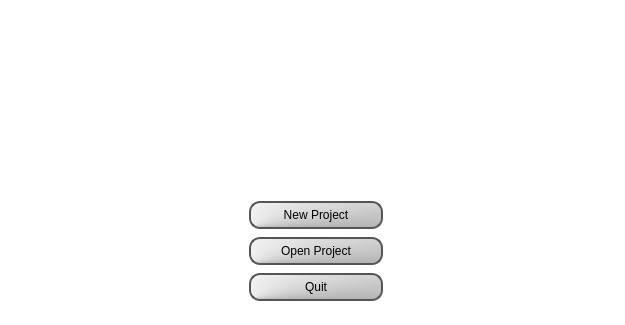
<?xml version="1.0" encoding="UTF-8"?>
<ui version="4.0">
 <class>OpenAppDialog</class>
 <widget class="QDialog" name="OpenAppDialog">
  <property name="geometry">
   <rect>
    <x>0</x>
    <y>0</y>
    <width>625</width>
    <height>325</height>
   </rect>
  </property>
  <property name="sizePolicy">
   <sizepolicy hsizetype="Fixed" vsizetype="Fixed">
    <horstretch>0</horstretch>
    <verstretch>0</verstretch>
   </sizepolicy>
  </property>
  <property name="windowTitle">
   <string>Dialog</string>
  </property>
  <property name="styleSheet">
   <string notr="true">background: rgb(255, 255, 255)

</string>
  </property>
  <widget class="QWidget" name="gridLayoutWidget">
   <property name="geometry">
    <rect>
     <x>0</x>
     <y>30</y>
     <width>631</width>
     <height>271</height>
    </rect>
   </property>
   <layout class="QGridLayout" name="gridLayout">
    <item row="1" column="1">
     <layout class="QVBoxLayout" name="verticalLayout">
      <item>
       <widget class="QPushButton" name="newProjButton">
        <property name="cursor">
         <cursorShape>ArrowCursor</cursorShape>
        </property>
        <property name="acceptDrops">
         <bool>false</bool>
        </property>
        <property name="autoFillBackground">
         <bool>false</bool>
        </property>
        <property name="styleSheet">
         <string notr="true">QPushButton {
color: black;
padding: 5px;
border: 2px solid #555;
border-radius: 11px;
background: qconicalgradient(cx:0, cy:1, angle:109, stop:0 rgba(0, 0, 0, 255), stop:1 rgba(255, 255, 255, 255));
min-width: 120px;
}

QPushButton:hover {
background: qradialgradient(cx: 0.3, cy: -0.4,
fx: 0.3, fy: -0.4,
radius: 1.35, stop: 0 #fff, stop: 1 #bbb);
}

QPushButton:pressed {
background: qradialgradient(cx: 0.4, cy: -0.1,
fx: 0.4, fy: -0.1,
radius: 1.35, stop: 0 #fff, stop: 1 #ddd);
}</string>
        </property>
        <property name="text">
         <string>New Project</string>
        </property>
       </widget>
      </item>
      <item>
       <spacer name="verticalSpacer">
        <property name="orientation">
         <enum>Qt::Vertical</enum>
        </property>
        <property name="sizeType">
         <enum>QSizePolicy::Fixed</enum>
        </property>
        <property name="sizeHint" stdset="0">
         <size>
          <width>20</width>
          <height>2</height>
         </size>
        </property>
       </spacer>
      </item>
      <item>
       <widget class="QPushButton" name="openProjButton">
        <property name="cursor">
         <cursorShape>ArrowCursor</cursorShape>
        </property>
        <property name="acceptDrops">
         <bool>false</bool>
        </property>
        <property name="styleSheet">
         <string notr="true">QPushButton {
color: black;
padding: 5px;
border: 2px solid #555;
border-radius: 11px;
background: qconicalgradient(cx:0, cy:1, angle:109, stop:0 rgba(0, 0, 0, 255), stop:1 rgba(255, 255, 255, 255));
min-width: 120px;
}

QPushButton:hover {
background: qradialgradient(cx: 0.3, cy: -0.4,
fx: 0.3, fy: -0.4,
radius: 1.35, stop: 0 #fff, stop: 1 #bbb);
}

QPushButton:pressed {
background: qradialgradient(cx: 0.4, cy: -0.1,
fx: 0.4, fy: -0.1,
radius: 1.35, stop: 0 #fff, stop: 1 #ddd);
}</string>
        </property>
        <property name="text">
         <string>Open Project</string>
        </property>
       </widget>
      </item>
      <item>
       <spacer name="verticalSpacer_2">
        <property name="orientation">
         <enum>Qt::Vertical</enum>
        </property>
        <property name="sizeType">
         <enum>QSizePolicy::Fixed</enum>
        </property>
        <property name="sizeHint" stdset="0">
         <size>
          <width>20</width>
          <height>2</height>
         </size>
        </property>
       </spacer>
      </item>
      <item>
       <widget class="QPushButton" name="quitAppButton">
        <property name="cursor">
         <cursorShape>ArrowCursor</cursorShape>
        </property>
        <property name="acceptDrops">
         <bool>false</bool>
        </property>
        <property name="styleSheet">
         <string notr="true">QPushButton {
color: black;
padding: 5px;
border: 2px solid #555;
border-radius: 11px;
background: qconicalgradient(cx:0, cy:1, angle:109, stop:0 rgba(0, 0, 0, 255), stop:1 rgba(255, 255, 255, 255));
min-width: 120px;
}

QPushButton:hover {
background: qradialgradient(cx: 0.3, cy: -0.4,
fx: 0.3, fy: -0.4,
radius: 1.35, stop: 0 #fff, stop: 1 #bbb);
}

QPushButton:pressed {
background: qradialgradient(cx: 0.4, cy: -0.1,
fx: 0.4, fy: -0.1,
radius: 1.35, stop: 0 #fff, stop: 1 #ddd);
}</string>
        </property>
        <property name="text">
         <string>Quit</string>
        </property>
       </widget>
      </item>
     </layout>
    </item>
    <item row="1" column="2">
     <spacer name="horizontalSpacer_2">
      <property name="orientation">
       <enum>Qt::Horizontal</enum>
      </property>
      <property name="sizeHint" stdset="0">
       <size>
        <width>40</width>
        <height>20</height>
       </size>
      </property>
     </spacer>
    </item>
    <item row="1" column="0">
     <spacer name="horizontalSpacer">
      <property name="orientation">
       <enum>Qt::Horizontal</enum>
      </property>
      <property name="sizeHint" stdset="0">
       <size>
        <width>40</width>
        <height>20</height>
       </size>
      </property>
     </spacer>
    </item>
    <item row="0" column="0" colspan="3">
     <widget class="QLabel" name="logo">
      <property name="enabled">
       <bool>true</bool>
      </property>
      <property name="styleSheet">
       <string notr="true"/>
      </property>
      <property name="text">
       <string/>
      </property>
     </widget>
    </item>
   </layout>
  </widget>
 </widget>
 <resources/>
 <connections/>
</ui>
